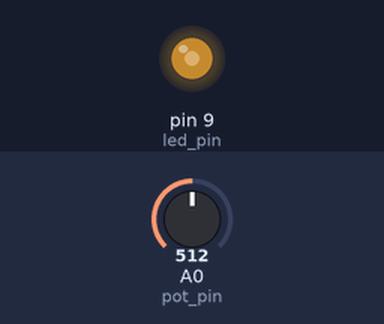
This sketch was run on a simulated Arduino Uno, built with avr-gcc and run on an emulated ATmega328P. Shown: output pins drawn as LEDs (lit = HIGH). The inputs (shaded band) are chosen by the test bench; at power-on: A0 (pot_pin) = 512.

Above: at 1.2 s.
1.3 s: A0 (pot_pin) set to 716
At 2.2 s:
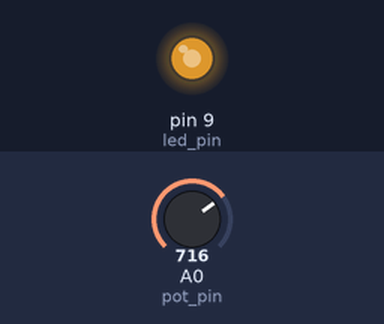
2.8 s: A0 (pot_pin) set to 900
At 3.3 s:
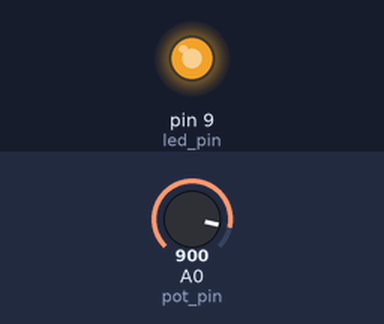
4.3 s: A0 (pot_pin) set to 122
At 5.5 s:
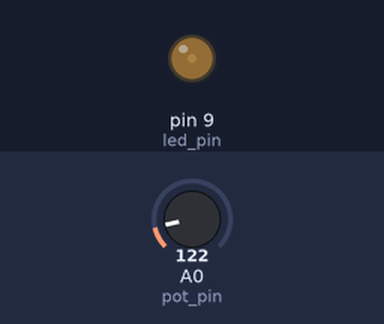
5.8 s: A0 (pot_pin) set to 0
At 7.0 s:
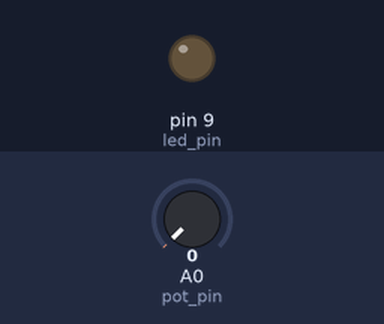
Timing chart, 0 to 8.3 s (numbered marks = the images above; inputs shaded):
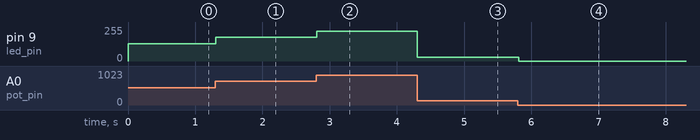

The sketch:

A1_A_S6_Pot_and_led.ino
```cpp
// (licence header left out)
//Переменная с номером цифрового пина внешнего светодиода
int led_pin = 9;
// Задаем номер входа для потенциометра
int pot_pin = 0;
// Переменная для хранения значения, поступающего с сенсора
int pot_value = 0;
// переменная для хранения значения, поступающего с потенциометра
int value = 0;

void setup()
{
  // Данная строка говорит нам о том, что цифровой пин настроен на выход.
  // Для удобства работы цифра с номером пина занесена в переменную
  pinMode(led_pin, OUTPUT);

// Данная строка означает инициализацию последовательного порта на скорости 9600 бод
  Serial.begin(9600);
}

void loop()
{

  // Считываем значения с сенсора
  pot_value = analogRead(pot_pin);

  // Записываем в переменную value, разделив на 4.
  // Мы разделили измеренное значение на 4,
  // потому что яркость может изменяться только в пределах 0...255,
  // тогда как функция analogRead() - в пределах 0...1024 (10 бит).
  // Следовательно 1024/25=4 Т.к. тип переменной int отсекает дробную часть числа
  value = pot_value / 4;

  // Генерируем ШИМ-сигнал на пине светодиода
  analogWrite(led_pin, value);

  delay(10);
  //Конец цикла.
  //Возврат в Начало программы.
}
```

Measured:
- after the input at 1.3 s, pin 9 (led_pin): 128/255 → 179/255 at once
- after the input at 2.8 s, pin 9 (led_pin): 179/255 → 225/255 at once
- after the input at 4.3 s, pin 9 (led_pin): 225/255 → 30/255 at once
- after the input at 5.8 s, pin 9 (led_pin): 30/255 → 0/255 at once
